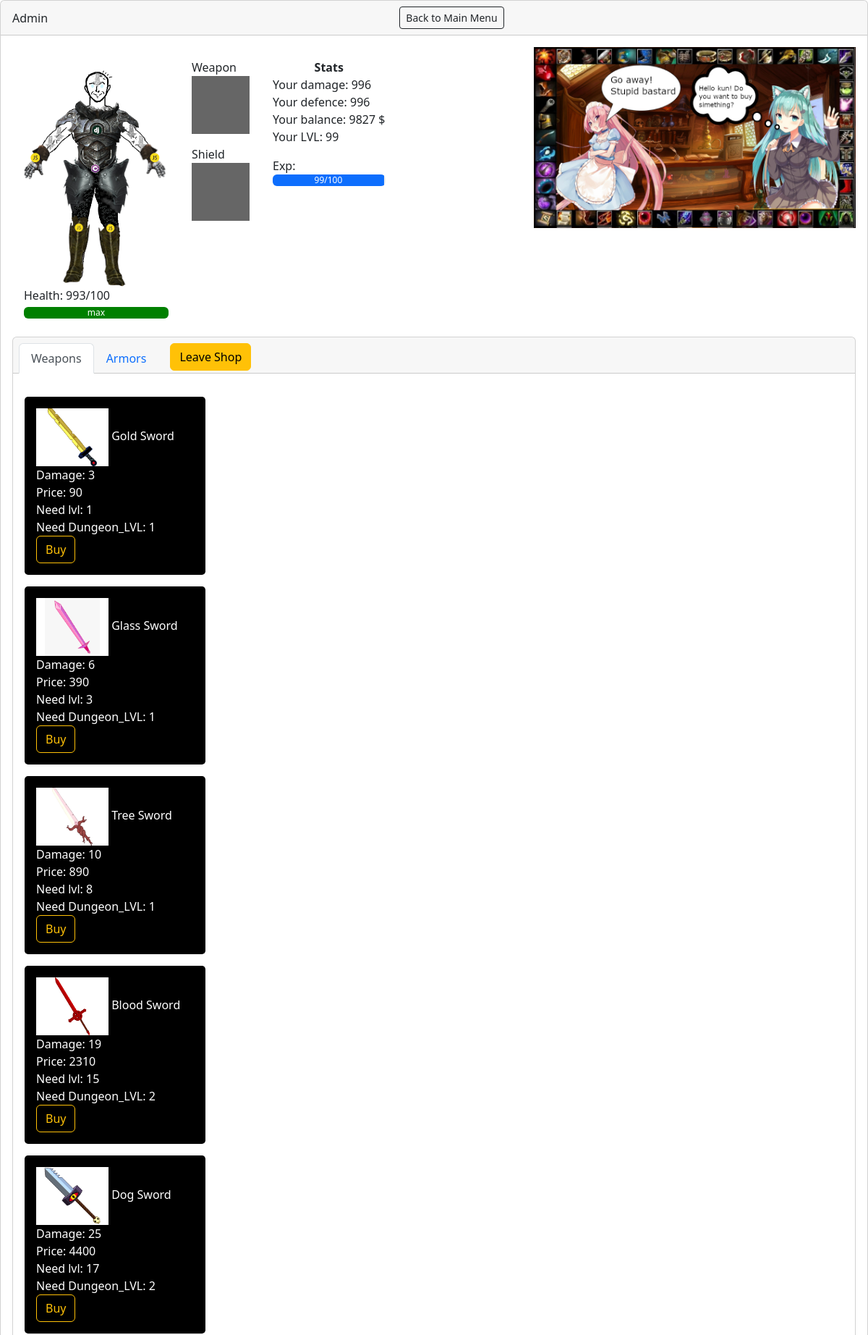
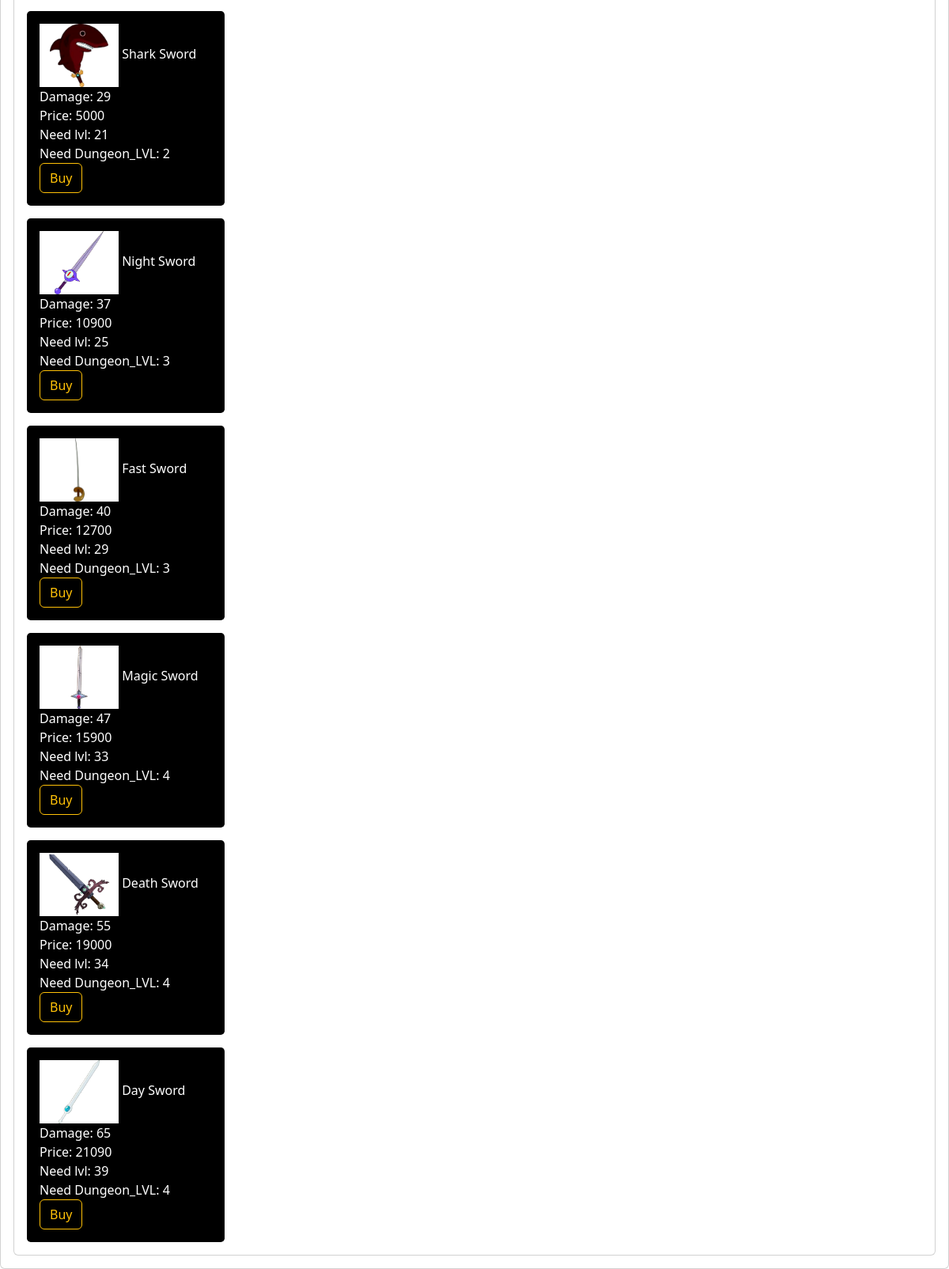
/game/location3/shop/ (signed in), run on the app's committed database (2 pictures, top to bottom).
### User/models.py (models this page shows, shortened)
class Newuser(AbstractUser):
    health = models.IntegerField("HP",default=100)
    attack = models.IntegerField("ATTACK",default=5)
    defence = models.IntegerField("ARMOR",default=3)
    img = models.ImageField("IMG",upload_to="img/",default="")
    balance = models.DecimalField("MONEY", default=100, decimal_places=0,max_digits=10)
    lvl = models.IntegerField("LEVEL",default=1)
    exp = models.IntegerField("EXP",default=0)
    weapon = models.ForeignKey('Weapon',verbose_name="WEAPON",default='',null=True,blank=True,on_delete=models.SET_NULL)
    armor = models.ForeignKey('Armor',verbose_name="ARMOR",default='',null=True,blank=True,on_delete=models.SET_NULL)
    dungeon_lvl = models.IntegerField("DUNGEON LVL",default=1)
    dungeon_loc = models.IntegerField("DUNGEON LOCATION", default=0)
    is_fight = models.BooleanField("IS FIGHT",default=False)
    enemy = models.ForeignKey("Enemy",verbose_name="ENEMY",default='',null=True,blank=True,on_delete=models.SET_NULL)
    def ReturnAllDamage(self):
        if self.weapon is None:
            return self.attack
        else:
            return self.attack+self.weapon.damage
    def ReturnAllArmor(self):
        if self.armor is None:
            return self.defence
        else:
            return self.defence+self.armor.armor
    def CheckEXP(self):
        if self.lvl >= 99:
            self.lvl=99
            self.exp=99
        else:
            if self.exp>=100:
                self.lvl+=1
                self.defence=self.defence+1
                self.attack=self.attack+1
                self.exp=0
        self.save()
        return self.lvl

class Weapon(models.Model):
    name = models.CharField("WEAPON NAME",max_length=30)
    damage = models.IntegerField("DAMAGE+")
    img = models.ImageField("IMG",upload_to="weapon")
    balance = models.IntegerField("SUM")
    lvl = models.IntegerField("LVL")
    dun_lvl = models.IntegerField("DUNGEON LVL")
    def get_absolute_url(self):
        return reverse("buy_w", kwargs={"weapon": self.pk})

### Game/views.py (the view)
# urls.py: path('location3/shop/',Shop.as_view(),name='shop'),
class Shop(LoginRequiredMixin, TemplateView):
    template_name="BK/shop.html"
    def get_context_data(self, **kwargs):
        context = super().get_context_data(**kwargs)
        context["weapons"] = Weapon.objects.all()
        context['armors'] = Armor.objects.all()
        return context

### User/models.py (called while the page is built)
    def get_absolute_url(self):
        return reverse("buy_a", kwargs={"armor": self.pk})

### templates/BK/shop.html (shortened to what this page needs)
{% load static %}
<!DOCTYPE html>
<html>
    <head>
        <link href="https://cdn.jsdelivr.net/npm/bootstrap@5.2.0-beta1/dist/css/bootstrap.min.css" rel="stylesheet">
    </head>
    <body>
        <div class="card">
            <div class="card-header d-flex align-items-center">
              <span>{{user.username}}</span>
              <a class="btn btn-sm btn-outline-dark mx-auto" href="{% url 'home' %}">Back to Main Menu</a>
            </div>
            <div class="card-body d-flex flex-column shadown">
                <div class="d-flex justify-content-between media">
                <div class="d-flex w-100 up">
                    <div class='user_model  d-flex flex-column align-items-between'>
                        <div class="img_user"><img src="{% if user.dungeon_lvl == 1 %}{% static 'img/based_2.png' %}{% elif user.dungeon_lvl == 2 %}{% static 'img/based_3.png' %}{% elif user.dungeon_lvl == 3 %}{% static 'img/based_4.png' %}{% elif user.dungeon_lvl == 4 %}{% static 'img/based_5.png' %}{% else %}{% static 'img/based_6.png' %}{% endif %}" class="w-100 h-100" /></div>
                        <span>Health: {{user.health}}/100</span>
                        <div class="progress mt-1">
                            <div class="progress-bar bg_pr" role="progressbar" style="width: {{user.health}}%" aria-valuenow="{{user.health}}" aria-valuemin="0" aria-valuemax="100">{% if user.lvl == 99 %}max{% else %}{{user.exp}}/100{% endif %}</div>
                    </div>
                    </div>
                    <div class='m-3'>
                        <span class="text-center">Weapon</span>
                        {% if user.weapon.img %}
                        <div><img src="{{user.weapon.img.url}}" class="item_img mb-3"/></div>
                        {% else %}
                        <div class='no_image_attr mb-3'></div>
                        {% endif %}
                        <span class='text-center'>Shield</span>
                        {% if user.armor.img %}
                        <div><img src="{{user.armor.img.url}}" class="item_img mb-3"/></div>
                        {% else %}
                        <div class='no_image_attr'></div>
                        {% endif %}
                    </div>
                    <div class='m-3 stats'>
                        <div class='text-center'><b>Stats</b></div>
                        <div class=>
                        <div>Your damage: {{user.ReturnAllDamage}}</div>
                        <div>Your defence: {{user.ReturnAllArmor}}</div>
                        <div>Your balance: {{user.balance}} $</div>
                        <div>Your LVL: {{user.CheckEXP}}</div>
                        <div class="mt-3">Exp:</div>
                        <div class="progress">
                            <div class="progress-bar" role="progressbar" style="width: {{user.exp}}%;" aria-valuenow="{{user.exp}}" aria-valuemin="0" aria-valuemax="100">{{user.exp}}/100</div>
                        </div>
                        </div>
                    </div>
                </div>
                    <div class="map">
                    </div>
            </div>
            <div class="card shop">
                <div class="card-header hd">
                  <ul class="nav nav-tabs card-header-tabs" id="myTab" role="tablist">
                    <li class="nav-item" role="presentation">
                      <a class="nav-link active" id="home-tab" data-bs-toggle="tab" href="#home" role="tab" aria-controls="home" aria-selected="true">Weapons</a>
                    </li>
                    <li class="nav-item" role="presentation">
                      <a class="nav-link" id="profile-tab" data-bs-toggle="tab" href="#profile" role="tab" aria-controls="profile" aria-selected="false">Armors</a>
                    </li>
                    <li class="nav-item ms-3">
                        <a class="btn btn-warning" href="{% url 'loc3' %}">Leave Shop</a>
                    </li>
                  </ul>
                </div>
                <div class="card-body d-flex align-items-center w-100 dh">
                  <div class="tab-content dh" id="myTabContent">
                    <div class="tab-pane fade show active" id="home" role="tabpanel" aria-labelledby="home-tab">
                        {% for w in weapons %}
                        <div class="weapon mt-3">
                            <div>
                                <img src="{{w.img.url}}"  class="weapon_img"/>
                                <span>{{w.name}}</span>
                            </div>
                            <div>Damage: {{w.damage}}</div>
                            <div>Price: {{w.balance}}</div>
                            <div>Need lvl: {{w.lvl}}</div>
                            <div>Need Dungeon_LVL: {{w.dun_lvl}}</div>
                            <a href="{{w.get_absolute_url}}" class="btn btn-outline-warning">Buy</a>
                        </div>
                        {% endfor %}
                    </div>
                  </div>
                </div>
              </div>
    </body>
</html>

### data on the page
Newuser: username "Admin", health "993", ReturnAllDamage "996", ReturnAllArmor "996", balance "9827", CheckEXP "99", exp "99"
Weapon: img (picture), name "Gold Sword", damage "3", balance "90", lvl "1", dun_lvl "1"
Weapon: img (picture), name "Glass Sword", damage "6", balance "390", lvl "3", dun_lvl "1"
Weapon: img (picture), name "Tree Sword", damage "10", balance "890", lvl "8", dun_lvl "1"
Weapon: img (picture), name "Blood Sword", damage "19", balance "2310", lvl "15", dun_lvl "2"
Weapon: img (picture), name "Dog Sword", damage "25", balance "4400", lvl "17", dun_lvl "2"
Weapon: img (picture), name "Shark Sword", damage "29", balance "5000", lvl "21", dun_lvl "2"
Weapon: img (picture), name "Night Sword", damage "37", balance "10900", lvl "25", dun_lvl "3"
Weapon: img (picture), name "Fast Sword", damage "40", balance "12700", lvl "29", dun_lvl "3"
Weapon: img (picture), name "Magic Sword", damage "47", balance "15900", lvl "33", dun_lvl "4"
Weapon: img (picture), name "Death Sword", damage "55", balance "19000", lvl "34", dun_lvl "4"
Weapon: img (picture), name "Day Sword", damage "65", balance "21090", lvl "39", dun_lvl "4"
